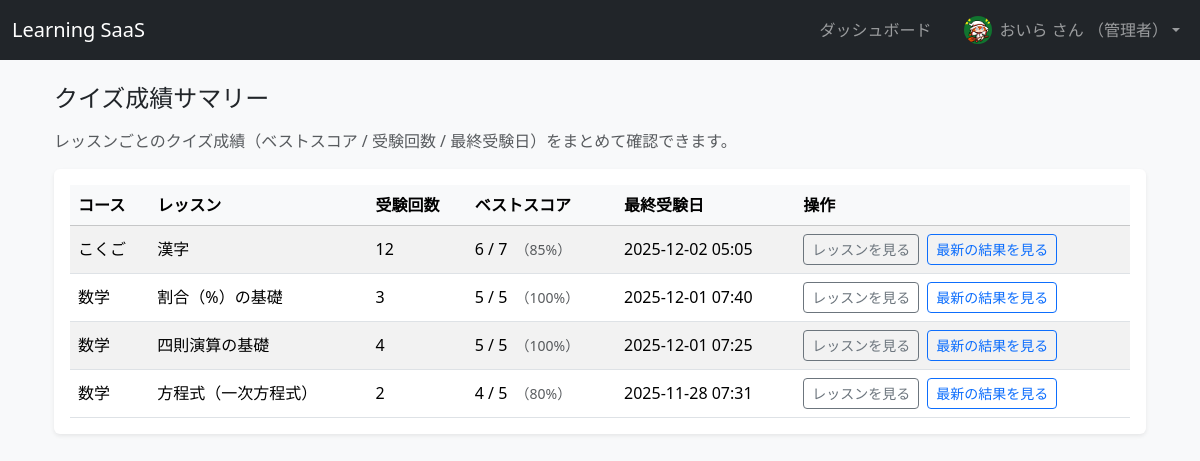
Screenshot of /quiz_summary (signed in) with the database file from the repository.
### app/models.py (models this page shows, shortened)
class UserProfile(db.Model):
    __tablename__ = "user_profiles"
    id = db.Column(db.Integer, primary_key=True)
    user_id = db.Column(
        db.Integer, db.ForeignKey("users.id"), nullable=False, unique=True
    )
    display_name = db.Column(db.String(100), nullable=True)
    avatar_filename = db.Column(db.String(255), nullable=True)
    weekly_goal_lessons = db.Column(db.Integer, nullable=True)
    user = db.relationship("User", back_populates="profile")

class Course(db.Model):
    __tablename__ = "courses"
    id = db.Column(db.Integer, primary_key=True)
    title = db.Column(db.String(100), nullable=False)
    description = db.Column(db.Text, nullable=True)
    created_at = db.Column(db.DateTime, default=datetime.utcnow)
    thumbnail_filename = db.Column(db.String(255), nullable=True)
    category = db.Column(db.String(50), nullable=True)
    level = db.Column(db.String(20), nullable=True)
    lessons = db.relationship(
        "Lesson",
        back_populates="course",
        cascade="all, delete-orphan",
        lazy=True,
    )
    enrollments = db.relationship("Enrollment", back_populates="course")

class Lesson(db.Model):
    __tablename__ = "lessons"
    id = db.Column(db.Integer, primary_key=True)
    course_id = db.Column(db.Integer, db.ForeignKey("courses.id"), nullable=False)
    title = db.Column(db.String(100), nullable=False)
    content = db.Column(db.Text, nullable=True)
    sort_order = db.Column(db.Integer, default=1)
    course = db.relationship("Course", back_populates="lessons")
    progress = db.relationship(
        "LessonProgress", back_populates="lesson", cascade="all, delete-orphan"
    )
    quiz_questions = db.relationship(
        "QuizQuestion", back_populates="lesson", cascade="all, delete-orphan"
    )
    quiz_results = db.relationship(
        "QuizResult", back_populates="lesson", cascade="all, delete-orphan"
    )

class QuizResult(db.Model):
    __tablename__ = "quiz_results"
    id = db.Column(db.Integer, primary_key=True)
    user_id = db.Column(db.Integer, db.ForeignKey("users.id"), nullable=False)
    lesson_id = db.Column(db.Integer, db.ForeignKey("lessons.id"), nullable=False)
    score = db.Column(db.Integer, nullable=False)
    total_questions = db.Column(db.Integer, nullable=False)
    taken_at = db.Column(db.DateTime, nullable=False, default=datetime.utcnow)
    user = db.relationship("User", back_populates="quiz_results")
    lesson = db.relationship("Lesson", back_populates="quiz_results")
    details = db.relationship(
        "QuizResultDetail",
        back_populates="result",
        cascade="all, delete-orphan",
    )

### app/main.py (the view)
@bp.route("/quiz_summary")
@login_required
def quiz_summary():
    results = (
        QuizResult.query
        .filter_by(user_id=current_user.id)
        .join(Lesson)
        .join(Course)
        .order_by(QuizResult.taken_at.desc())
        .all()
    )
    summary_by_lesson: dict[int, dict] = {}
    for r in results:
        lid = r.lesson_id
        if lid not in summary_by_lesson:
            summary_by_lesson[lid] = {
                "lesson": r.lesson,
                "course": r.lesson.course,
                "attempts": 0,
                "best_score": 0,
                "best_percent": 0,
                "total_questions": r.total_questions,
                "last_taken_at": None,
                "latest_result": r,  # 最新の結果（順序的に最初に来るのが最新）
            }
        entry = summary_by_lesson[lid]
        entry["attempts"] += 1
        if r.score > entry["best_score"]:
            entry["best_score"] = r.score
            entry["total_questions"] = r.total_questions
            if r.total_questions > 0:
                entry["best_percent"] = int(r.score / r.total_questions * 100)
        if entry["last_taken_at"] is None or r.taken_at > entry["last_taken_at"]:
            entry["last_taken_at"] = r.taken_at
            entry["latest_result"] = r
    summary_list = sorted(
        summary_by_lesson.values(),
        key=lambda x: (x["course"].title, x["lesson"].sort_order),
    )
    return render_template(
        "quiz_summary.html",
        summary_list=summary_list,
    )

### app/models.py (called while the page is built)
@login_manager.user_loader
def load_user(user_id: str):
    return User.query.get(int(user_id))

    @property
    def display_name(self) -> str:
        if self.profile and self.profile.display_name:
            return self.profile.display_name
        return self.username

### app/templates/quiz_summary.html (shortened to what this page needs)
{% extends "base.html" %}
{% block content %}
<div class="container my-4">
  <h1 class="h4 mb-3">クイズ成績サマリー</h1>
  <p class="text-muted">
    レッスンごとのクイズ成績（ベストスコア / 受験回数 / 最終受験日）をまとめて確認できます。
  </p>
  {% if summary_list %}
    <div class="card border-0 shadow-sm">
      <div class="card-body">
        <div class="table-responsive mb-0">
          <table class="table table-striped align-middle mb-0">
            <thead class="table-light">
              <tr>
                <th>コース</th>
                <th>レッスン</th>
                <th>受験回数</th>
                <th>ベストスコア</th>
                <th>最終受験日</th>
                <th>操作</th>
              </tr>
            </thead>
            <tbody>
              {% for row in summary_list %}
              <tr>
                <td>{{ row.course.title }}</td>
                <td>{{ row.lesson.title }}</td>
                <td>{{ row.attempts }}</td>
                <td>
                  {{ row.best_score }} / {{ row.total_questions }}
                  <span class="small text-muted ms-1">
                    （{{ row.best_percent }}%）
                  </span>
                </td>
                <td>
                  {{ row.last_taken_at.strftime("%Y-%m-%d %H:%M") if row.last_taken_at else "-" }}
                </td>
                <td>
                  <div class="d-flex flex-wrap gap-2">
                    <a href="{{ url_for('main.lesson_detail', lesson_id=row.lesson.id) }}"
                       class="btn btn-sm btn-outline-secondary">
                      レッスンを見る
                    </a>
                    <a href="{{ url_for('main.quiz_result_detail', result_id=row.latest_result.id) }}"
                       class="btn btn-sm btn-outline-primary">
                      最新の結果を見る
                    </a>
                  </div>
                </td>
              </tr>
              {% endfor %}
            </tbody>
          </table>
        </div>
      </div>
    </div>
  {% else %}
    <p class="text-muted">
      まだクイズを受験していません。レッスンからクイズを受けてみましょう。
    </p>
  {% endif %}
</div>
{% endblock %}

### app/templates/base.html (shortened to what this page needs)
<!doctype html>
<html lang="ja">
  <head>
    <link
      href="https://cdn.jsdelivr.net/npm/bootstrap@5.3.3/dist/css/bootstrap.min.css"
      rel="stylesheet"
    >
  </head>
  <body class="bg-light">
    <nav class="navbar navbar-expand-lg navbar-dark bg-dark mb-3">
      <div class="container-fluid">
        <a class="navbar-brand" href="{{ url_for('main.index') }}">Learning SaaS</a>
        <div class="collapse navbar-collapse justify-content-end" id="navbarMain">
          <ul class="navbar-nav align-items-center mb-2 mb-lg-0">
            {% if current_user.is_authenticated %}
              <li class="nav-item me-3">
                <a class="nav-link" href="{{ url_for('main.dashboard') }}">ダッシュボード</a>
              </li>
              <li class="nav-item dropdown">
                <a
                  class="nav-link dropdown-toggle d-flex align-items-center"
                  href="#"
                  id="userDropdown"
                  role="button"
                  data-bs-toggle="dropdown"
                  aria-expanded="false"
                >
                  {% if current_user.profile and current_user.profile.avatar_filename %}
                    <img
                      src="{{ url_for('static', filename='uploads/avatars/' ~ current_user.profile.avatar_filename) }}"
                      alt="avatar"
                      class="rounded-circle me-2"
                      style="width: 28px; height: 28px; object-fit: cover;"
                    >
                  {% endif %}
                  <span>
                    {{ current_user.display_name }} さん
                    {% if current_user.role == "admin" %}
                      （管理者）
                    {% endif %}
                  </span>
                </a>
              </li>
            {% else %}
              <li class="nav-item">
                <a class="nav-link" href="{{ url_for('auth.login') }}">ログイン</a>
              </li>
            {% endif %}
          </ul>
        </div>
      </div>
    </nav>
    <main class="container mb-5">
      {% block content %}{% endblock %}
    </main>
  </body>
</html>

### rows the page displays
UserProfile: avatar_filename (picture), display_name "おいら"
Course: course "こくご"
Lesson: lesson "漢字"
QuizResult: last_taken_at "2025-12-02 05:05"
Course: course "数学" "数学" "数学"
Lesson: lesson "割合（%）の基礎"
QuizResult: last_taken_at "2025-12-01 07:40"
Lesson: lesson "四則演算の基礎"
QuizResult: last_taken_at "2025-12-01 07:25"
Lesson: lesson "方程式（一次方程式）"
QuizResult: last_taken_at "2025-11-28 07:31"

### other values shown
{{ row.attempts }} "12" "3" "4" "2"
{{ row.best_score }} "6" "5" "5" "4"
{{ row.total_questions }} "7" "5" "5" "5"
{{ row.best_percent }} "85" "100" "100" "80"
